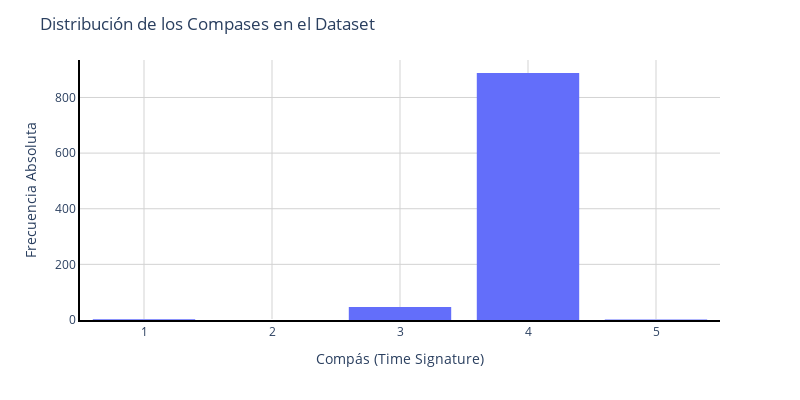

Notebook cell for this chart:
### Markdown cell above
Para comenzar a analizar la variable, se realizó un histograma de esta:

### Code cell
# Creación del histograma.
fig = px.histogram(modified_dataset, x="Time_Signature", width=800, height=400)

# Agregado de título y personalización del título de los ejes.
fig.update_layout(
    title="Distribución de los Compases en el Dataset",
    xaxis_title="Compás (Time Signature)",
    yaxis_title="Frecuencia Absoluta",
    bargap=0.2  # Ajuste del espacio entre barras.
)

configurar_fondo(fig)

fig.show()

### Figure 1 — Plotly figure (JSON) as saved in the notebook; plotly's stock layout.template omitted (floating-point values rounded to 4 significant figures; data arrays with more than 128 entries replaced by an {"elided": "..."} marker saying what was removed)
{"data": [{"alignmentgroup": "True", "bingroup": "x", "hovertemplate": "Time_Signature=%{x}<br>count=%{y}<extra></extra>", "legendgroup": "", "marker": {"color": "#636efa", "pattern": {"shape": ""}}, "name": "", "offsetgroup": "", "orientation": "v", "showlegend": false, "type": "histogram", "x": {"elided": "940 int values"}, "xaxis": "x", "yaxis": "y"}], "layout": {"bargap": 0.2, "barmode": "relative", "height": 400, "legend": {"tracegroupgap": 0}, "margin": {"t": 60}, "plot_bgcolor": "white", "title": {"text": "Distribución de los Compases en el Dataset"}, "width": 800, "xaxis": {"anchor": "y", "domain": [0, 1], "gridcolor": "lightgray", "linecolor": "black", "linewidth": 2, "showline": true, "title": {"text": "Compás (Time Signature)"}}, "yaxis": {"anchor": "x", "domain": [0, 1], "gridcolor": "lightgray", "linecolor": "black", "linewidth": 2, "showline": true, "title": {"text": "Frecuencia Absoluta"}}}}
